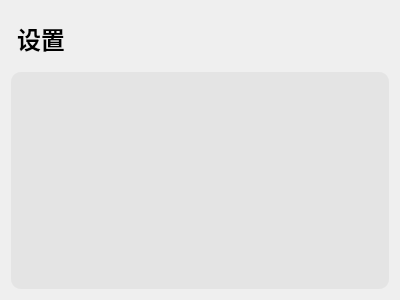
<?xml version="1.0" encoding="UTF-8"?>
<ui version="4.0">
 <class>SettingPage</class>
 <widget class="QWidget" name="SettingPage">
  <property name="geometry">
   <rect>
    <x>0</x>
    <y>0</y>
    <width>400</width>
    <height>300</height>
   </rect>
  </property>
  <property name="windowTitle">
   <string>Form</string>
  </property>
  <property name="styleSheet">
   <string notr="true">#title {
	margin: 10px 0;
	font-weight: bold;
	font-size: 24px;
}

* {
	font-family: 微软雅黑;
}

QScrollArea {
	border: 0;
	background: rgba(0, 0, 0, 0);
	border-radius: 10px;
	background: rgba(0, 0 ,0 ,0.05);
}

#setting_list {
	border: 0;
}</string>
  </property>
  <layout class="QVBoxLayout" name="verticalLayout">
   <item>
    <widget class="QLabel" name="title">
     <property name="text">
      <string>设置</string>
     </property>
    </widget>
   </item>
   <item>
    <widget class="QScrollArea" name="scrollArea">
     <property name="widgetResizable">
      <bool>true</bool>
     </property>
     <widget class="QWidget" name="setting_list">
      <property name="geometry">
       <rect>
        <x>0</x>
        <y>0</y>
        <width>382</width>
        <height>225</height>
       </rect>
      </property>
     </widget>
    </widget>
   </item>
  </layout>
 </widget>
 <resources/>
 <connections/>
</ui>
